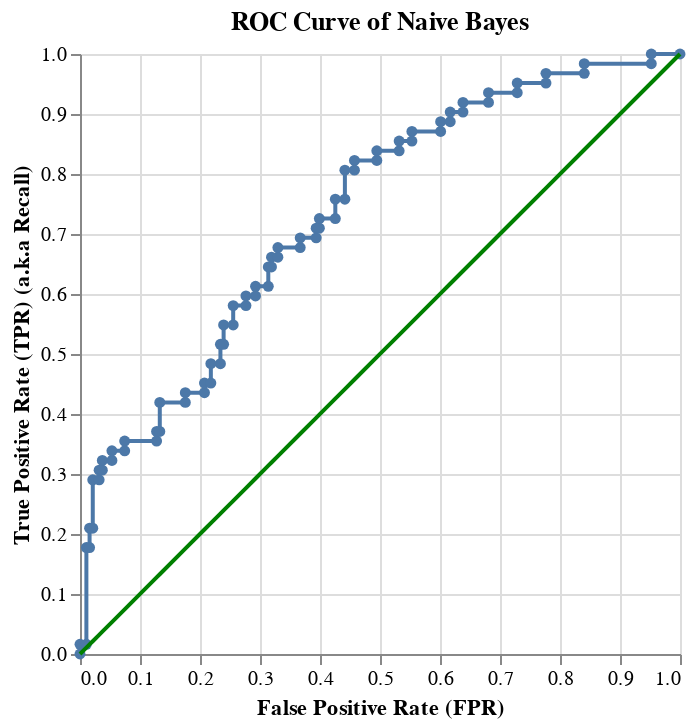

Source (notebook cell):
### Code cell
classification_report, cmplot, roc_curve, roc_score = scores('Naive Bayes', nb_rf2, x_test, y_test )
roc_curve

### Figure 1 — Vega-Lite specification as saved in the notebook (floating-point values rounded to 4 significant figures)
{"config": {"view": {"continuousWidth": 400, "continuousHeight": 300}}, "layer": [{"mark": {"type": "line", "point": true}, "encoding": {"x": {"field": "fpr", "sort": null, "title": "False Positive Rate (FPR)", "type": "quantitative"}, "y": {"field": "tpr", "title": "True Positive Rate (TPR) (a.k.a Recall)", "type": "quantitative"}}, "title": "ROC Curve of Naive Bayes", "width": 300}, {"mark": {"type": "line", "color": "green"}, "encoding": {"size": {"value": 2}, "x": {"field": "fpr", "type": "quantitative"}, "y": {"field": "fpr", "type": "quantitative"}}, "title": "ROC Curve of Naive Bayes", "width": 300}], "data": {"name": "data-956dc7df9bcac9decadde343268bda66"}, "$schema": "https://vega.github.io/schema/vega-lite/v4.17.0.json", "datasets": {"data-956dc7df9bcac9decadde343268bda66": [{"fpr": 0.0, "tpr": 0.0}, {"fpr": 0.0, "tpr": 0.01613}, {"fpr": 0.01064, "tpr": 0.01613}, {"fpr": 0.01064, "tpr": 0.1774}, {"fpr": 0.01596, "tpr": 0.1774}, {"fpr": 0.01596, "tpr": 0.2097}, {"fpr": 0.02128, "tpr": 0.2097}, {"fpr": 0.02128, "tpr": 0.2903}, {"fpr": 0.03191, "tpr": 0.2903}, {"fpr": 0.03191, "tpr": 0.3065}, {"fpr": 0.03723, "tpr": 0.3065}, {"fpr": 0.03723, "tpr": 0.3226}, {"fpr": 0.05319, "tpr": 0.3226}, {"fpr": 0.05319, "tpr": 0.3387}, {"fpr": 0.07447, "tpr": 0.3387}, {"fpr": 0.07447, "tpr": 0.3548}, {"fpr": 0.1277, "tpr": 0.3548}, {"fpr": 0.1277, "tpr": 0.371}, {"fpr": 0.133, "tpr": 0.371}, {"fpr": 0.133, "tpr": 0.4194}, {"fpr": 0.1755, "tpr": 0.4194}, {"fpr": 0.1755, "tpr": 0.4355}, {"fpr": 0.2074, "tpr": 0.4355}, {"fpr": 0.2074, "tpr": 0.4516}, {"fpr": 0.2181, "tpr": 0.4516}, {"fpr": 0.2181, "tpr": 0.4839}, {"fpr": 0.234, "tpr": 0.4839}, {"fpr": 0.234, "tpr": 0.5161}, {"fpr": 0.2394, "tpr": 0.5161}, {"fpr": 0.2394, "tpr": 0.5484}, {"fpr": 0.2553, "tpr": 0.5484}, {"fpr": 0.2553, "tpr": 0.5806}, {"fpr": 0.2766, "tpr": 0.5806}, {"fpr": 0.2766, "tpr": 0.5968}, {"fpr": 0.2926, "tpr": 0.5968}, {"fpr": 0.2926, "tpr": 0.6129}, {"fpr": 0.3138, "tpr": 0.6129}, {"fpr": 0.3138, "tpr": 0.6452}, {"fpr": 0.3191, "tpr": 0.6452}, {"fpr": 0.3191, "tpr": 0.6613}, {"fpr": 0.3298, "tpr": 0.6613}, {"fpr": 0.3298, "tpr": 0.6774}, {"fpr": 0.367, "tpr": 0.6774}, {"fpr": 0.367, "tpr": 0.6935}, {"fpr": 0.3936, "tpr": 0.6935}, {"fpr": 0.3936, "tpr": 0.7097}, {"fpr": 0.3989, "tpr": 0.7097}, {"fpr": 0.3989, "tpr": 0.7258}, {"fpr": 0.4255, "tpr": 0.7258}, {"fpr": 0.4255, "tpr": 0.7581}, {"fpr": 0.4415, "tpr": 0.7581}, {"fpr": 0.4415, "tpr": 0.8065}, {"fpr": 0.4574, "tpr": 0.8065}, {"fpr": 0.4574, "tpr": 0.8226}, {"fpr": 0.4947, "tpr": 0.8226}, {"fpr": 0.4947, "tpr": 0.8387}, {"fpr": 0.5319, "tpr": 0.8387}, {"fpr": 0.5319, "tpr": 0.8548}, {"fpr": 0.5532, "tpr": 0.8548}, {"fpr": 0.5532, "tpr": 0.871}, {"fpr": 0.6011, "tpr": 0.871}, {"fpr": 0.6011, "tpr": 0.8871}, {"fpr": 0.617, "tpr": 0.8871}, {"fpr": 0.617, "tpr": 0.9032}, {"fpr": 0.6383, "tpr": 0.9032}, {"fpr": 0.6383, "tpr": 0.9194}, {"fpr": 0.6809, "tpr": 0.9194}, {"fpr": 0.6809, "tpr": 0.9355}, {"fpr": 0.7287, "tpr": 0.9355}, {"fpr": 0.7287, "tpr": 0.9516}, {"fpr": 0.7766, "tpr": 0.9516}, {"fpr": 0.7766, "tpr": 0.9677}, {"fpr": 0.8404, "tpr": 0.9677}, {"fpr": 0.8404, "tpr": 0.9839}, {"fpr": 0.9521, "tpr": 0.9839}, {"fpr": 0.9521, "tpr": 1.0}, {"fpr": 1.0, "tpr": 1.0}]}}
